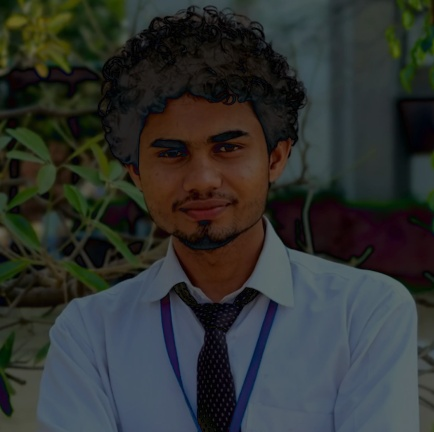
#> input picture CV_Unit_II_Assignment/02_Brightness/input.jpg, 434 x 432 px
$ python program.py
#> lines starting #> are read from the running program, lines starting #| are printed output that depends on the picture
import cv2

image = cv2.imread("input.jpg")
#> image is the input picture: shape (432, 434, 3); mean B, G, R 48.7, 50.4, 47.3
if image is None:
    raise FileNotFoundError("input.jpg not found")

increase = 60
bright = cv2.add(image, increase)
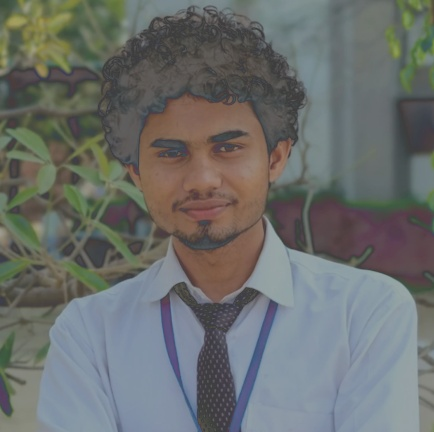
#> bright: shape (432, 434, 3); mean B, G, R 108.7, 110.4, 107.3

y, x = 100, 100
print("Pixel before:", image[y, x])
#| Pixel before: [ 8 13 14]
print("Pixel after :", bright[y, x])
#| Pixel after : [68 73 74]

cv2.imwrite("output.png", bright)
